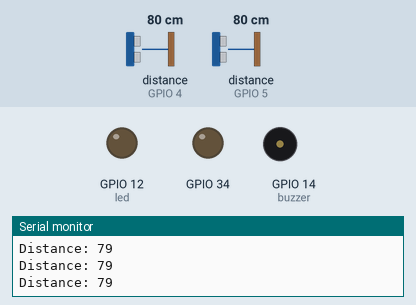
Recording of a sketch running on a simulated ESP8266 (NodeMCU). Parts: output pins drawn as LEDs (lit = HIGH), buzzer (waves = sounding, pin HIGH), the last lines printed to the serial monitor. Wiring (inferred from the names in the program): 2 × ultrasonic range finder: trigger GPIO 0, echo GPIO 4 / trigger GPIO 16, echo GPIO 5. Inputs (shaded band) come from the test bench; at power-on: distance to the obstacle (sensors on GPIO 4, GPIO 5) 80 cm. The echo pulse lasts 58.3 µs per cm; WiFi joins after 1.5 s; servers stay silent unless stated; pins used as bus, display or sensor lines are not drawn.

Above: at 3.1 s.
3.2 s: distance to the obstacle (sensor on GPIO 4) set to 13 cm
4.7 s: distance to the obstacle (sensor on GPIO 4) set to 10 cm
At 5.3 s:
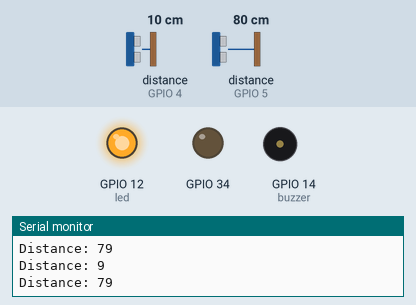
6.2 s: distance to the obstacle (sensor on GPIO 5) set to 13 cm
7.7 s: distance to the obstacle (sensor on GPIO 5) set to 10 cm
At 8.9 s:
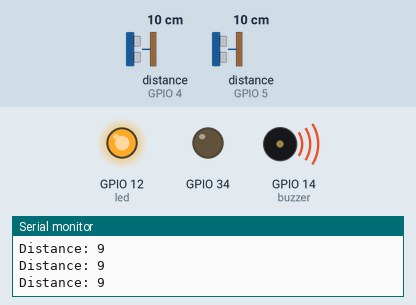
9.2 s: distance to the obstacle (sensor on GPIO 4) set to 18 cm
At 9.9 s:
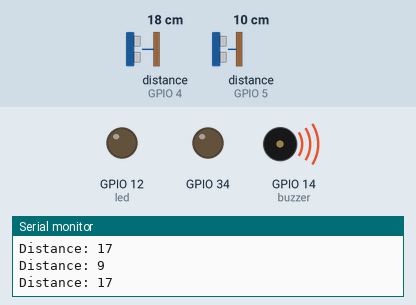
10.7 s: distance to the obstacle (sensor on GPIO 4) set to 2 cm
At 12.1 s:
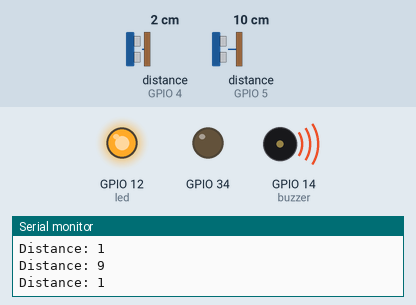
Timing chart, 0 to 13.3 s (numbered marks = the images above; inputs shaded):
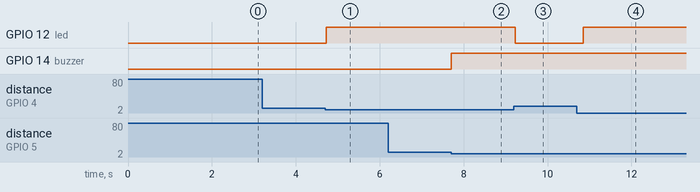

Measured:
- the behaviour switches between 12 and 11 cm on distance to the obstacle (sensor on GPIO 4) (found by bisection; images 0 and 1)
- the behaviour switches between 12 and 11 cm on distance to the obstacle (sensor on GPIO 5) (found by bisection; images 1 and 2)
- after the input at 4.7 s, GPIO 12 (led): LOW → HIGH at once
- after the input at 7.7 s, GPIO 14 (buzzer): LOW → HIGH at once
- after the input at 9.2 s, GPIO 12 (led): HIGH → LOW at once
- after the input at 10.7 s, GPIO 12 (led): LOW → HIGH after 0.16 s

The sketch:

Ultrasonic_Distance_Alert.ino
```cpp
#define BLYNK_PRINT Serial

#define BLYNK_TEMPLATE_ID "TMPLOcjYUTCK"
#define BLYNK_DEVICE_NAME "Distance"
#define BLYNK_AUTH_TOKEN "o41HVzlgzt9nliYsKfWeqDD9BCRIasKC"

#include <ESP8266WiFi.h>
#include <BlynkSimpleEsp8266.h>


char auth[] = "o41HVzlgzt9nliYsKfWeqDD9BCRIasKC";

char ssid[] = "Sadat";
char pass[] = "#s@d@t##";

#define echoPin1 5        //D1
#define trigPin1 16       //D0
#define buzzer 14         //D5

#define echoPin2 4         //D2
#define trigPin2 0         //D3
#define led 12            //D6

long duration1;
int distance1;
int safetyDistance1;

long duration2;
int distance2;
int safetyDistance2;

void ultrasonic1()
{
    digitalWrite(trigPin1, LOW);
    delayMicroseconds(2);
    digitalWrite(trigPin1, HIGH);
    delayMicroseconds(10);
    digitalWrite(trigPin1, LOW);
    duration1 = pulseIn(echoPin1, HIGH);
    distance1 = duration1 * 0.034 / 2;

    safetyDistance1 = distance1;

if (safetyDistance1 <= 10){
  digitalWrite(buzzer, HIGH);

}
else{
  digitalWrite(buzzer, LOW);

}

    Serial.print("Distance: ");
    Serial.println(distance1);
    Blynk.virtualWrite(V0, distance1);

    delay(100);
}

void ultrasonic2()
{
    digitalWrite(trigPin2, LOW);
    delayMicroseconds(2);
    digitalWrite(trigPin2, HIGH);
    delayMicroseconds(10);
    digitalWrite(trigPin2, LOW);
    duration2 = pulseIn(echoPin2, HIGH);
    distance2 = duration2 * 0.034 / 2;

    safetyDistance2 = distance2;

if (safetyDistance2 <= 10){
  digitalWrite(led, HIGH);

}
else{
  digitalWrite(led, LOW);

}

    Serial.print("Distance: ");
    Serial.println(distance2);
    Blynk.virtualWrite(V1, distance2);

    delay(100);
}

void setup()
{

  Serial.begin(9600);

  Blynk.begin(auth, ssid, pass);

  pinMode(34, OUTPUT);
  pinMode(trigPin1, OUTPUT);
  pinMode(echoPin1, INPUT);
  pinMode(buzzer, OUTPUT);

  pinMode(trigPin2, OUTPUT);
  pinMode(echoPin2, INPUT);
  pinMode(led, OUTPUT);

  delay(100);
}

void loop()
{
  Blynk.run();
  ultrasonic1();
  ultrasonic2();
}
```
